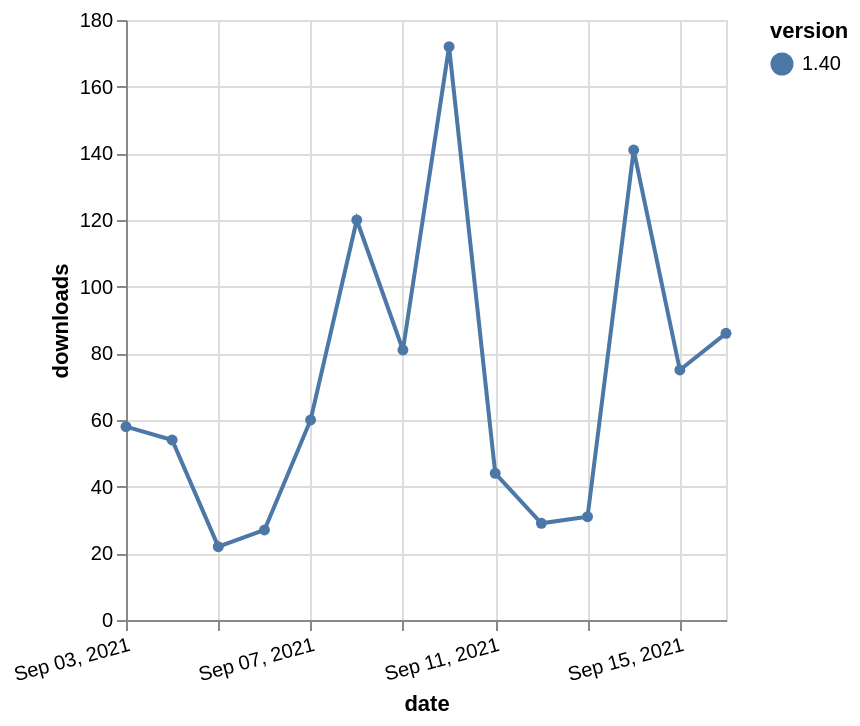

Describe this chart as a Vega-Lite specification.
### Vega-Lite specification from a JSON file in a GitHub repository (floating-point values rounded to 4 significant figures)
{"$schema": "https://vega.github.io/schema/vega-lite/v5.json", "description": "A simple bar chart with embedded data.", "data": {"values": [{"date": "2021-09-03", "total": 76269, "delta": 58, "version": "1.40"}, {"date": "2021-09-04", "total": 76323, "delta": 54, "version": "1.40"}, {"date": "2021-09-05", "total": 76345, "delta": 22, "version": "1.40"}, {"date": "2021-09-06", "total": 76372, "delta": 27, "version": "1.40"}, {"date": "2021-09-07", "total": 76432, "delta": 60, "version": "1.40"}, {"date": "2021-09-08", "total": 76552, "delta": 120, "version": "1.40"}, {"date": "2021-09-09", "total": 76633, "delta": 81, "version": "1.40"}, {"date": "2021-09-10", "total": 76805, "delta": 172, "version": "1.40"}, {"date": "2021-09-11", "total": 76849, "delta": 44, "version": "1.40"}, {"date": "2021-09-12", "total": 76878, "delta": 29, "version": "1.40"}, {"date": "2021-09-13", "total": 76909, "delta": 31, "version": "1.40"}, {"date": "2021-09-14", "total": 77050, "delta": 141, "version": "1.40"}, {"date": "2021-09-15", "total": 77125, "delta": 75, "version": "1.40"}, {"date": "2021-09-16", "total": 77211, "delta": 86, "version": "1.40"}]}, "width": "container", "mark": {"type": "line", "point": {"filled": true}}, "encoding": {"x": {"field": "date", "type": "temporal", "timeUnit": "yearmonthdate", "title": "date", "axis": {"labelAngle": -15}}, "y": {"field": "delta", "type": "quantitative", "title": "downloads"}, "color": {"field": "version", "type": "nominal"}, "tooltip": {"field": "delta"}}}
